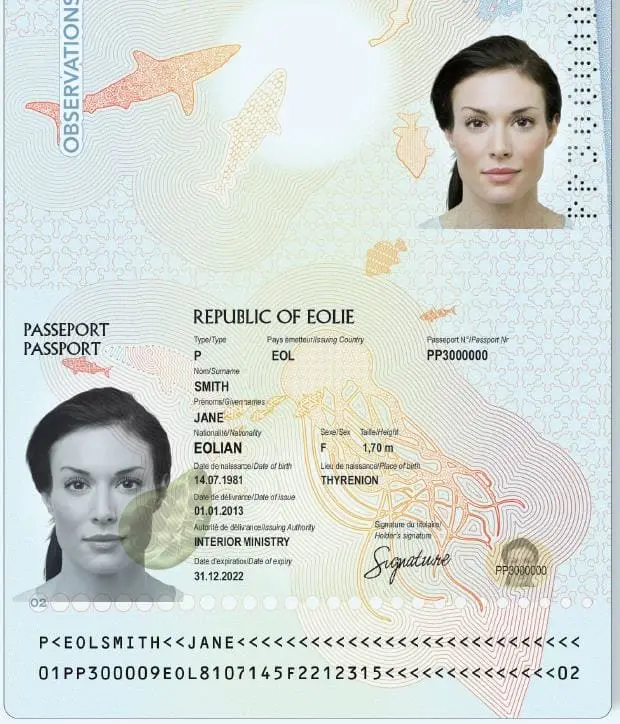
#> input picture data/passport-1-jpeg.webp, 620 x 724 px; its folder holds only this picture in this run
$ python -i preprocess.py   (imports and definitions only)
#> lines starting #> are read from the running program, lines starting #| are printed output that depends on the picture; after the words box and inside, x2 and y2 are one past the last pixel; in counts of white or black regions, pixels touching at a corner belong together
#> further down, picture is the input picture: shape (724, 620, 3); mean B, G, R 211.7, 216.6, 210.5
"""
Module de pretraitement d'images pour ameliorer la qualite de l'OCR.

Pipeline applique :
1. Mise a l'echelle (les photos trop petites/basse resolution sont agrandies,
   Tesseract est nettement moins fiable en dessous d'une certaine taille de
   caracteres).
2. Redressement automatique (deskew) : corrige les photos prises legerement
   de travers, frequentes quand le document est photographie a la main.
3. Amelioration du contraste (CLAHE) : aide sur les photos avec un eclairage
   inegal ou un contraste faible (ombres, reflets).
4. Debruitage puis seuillage pour obtenir une image nette en noir et blanc.

`preprocess_variants*` genere plusieurs versions pretraitees de la meme
image (seuillage adaptatif, seuillage d'Otsu, niveaux de gris simples) car
selon la qualite du document, l'une ou l'autre donne un bien meilleur
resultat OCR. Le module ocr.extractor essaie ces variantes et garde celle
qui produit le texte le plus fiable, au lieu de se reposer sur un seul
pretraitement fixe qui echoue parfois silencieusement.
"""

import cv2
import numpy as np

# Dimension minimale (plus petit cote) visee avant OCR. En dessous, Tesseract
# perd beaucoup en fiabilite car les caracteres deviennent trop petits.
TARGET_MIN_DIMENSION = 1200
MAX_UPSCALE_FACTOR = 3.0


def _load_image(image_path):
    img = cv2.imread(image_path)
    if img is None:
        raise FileNotFoundError(f"Impossible de charger l'image : {image_path}")
    return img


def _to_gray(img_array):
    """Convertit en niveaux de gris si besoin (gere les images deja en gris)."""
    if img_array.ndim == 2:
        return img_array
    return cv2.cvtColor(img_array, cv2.COLOR_BGR2GRAY)
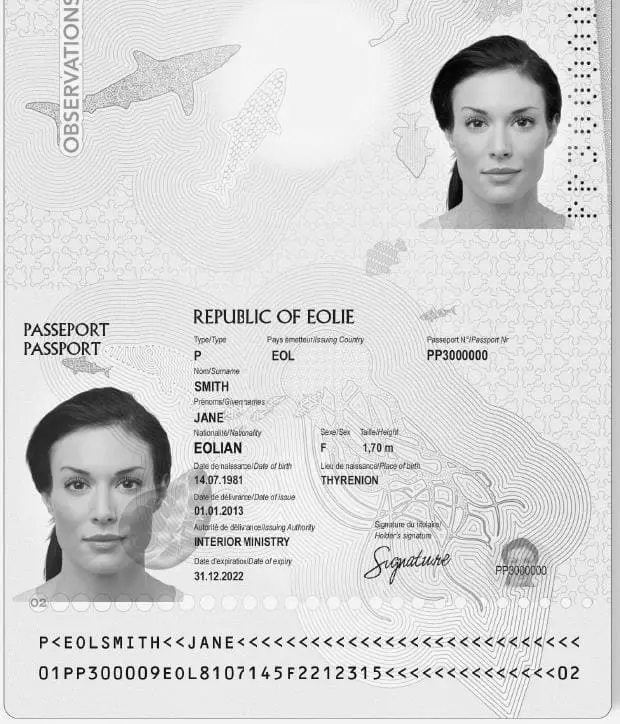
#> returned value: shape (724, 620); min 0, max 255, mean 214.2


def _resize_if_small(gray):
    """Agrandit l'image si elle est trop petite pour un OCR fiable (ne la
    retrecit jamais : retrecir perdrait de l'information utile)."""
    h, w = gray.shape[:2]
#> h = 724; w = 620
    smallest_side = min(h, w)
#> smallest_side = 620
    if smallest_side <= 0 or smallest_side >= TARGET_MIN_DIMENSION:
        return gray
    factor = min(TARGET_MIN_DIMENSION / smallest_side, MAX_UPSCALE_FACTOR)
#> factor = 1.94
    if factor <= 1.01:
        return gray
    return cv2.resize(gray, None, fx=factor, fy=factor, interpolation=cv2.INTER_CUBIC)
#> returned value: shape (1401, 1200)


def _deskew(gray):
    """
    Detecte et corrige une legere inclinaison de l'image (photo prise de
    travers) en se basant sur l'orientation du contour englobant des pixels
    de texte/contenu sombre.
    """
    _, thresh = cv2.threshold(gray, 0, 255, cv2.THRESH_BINARY_INV + cv2.THRESH_OTSU)
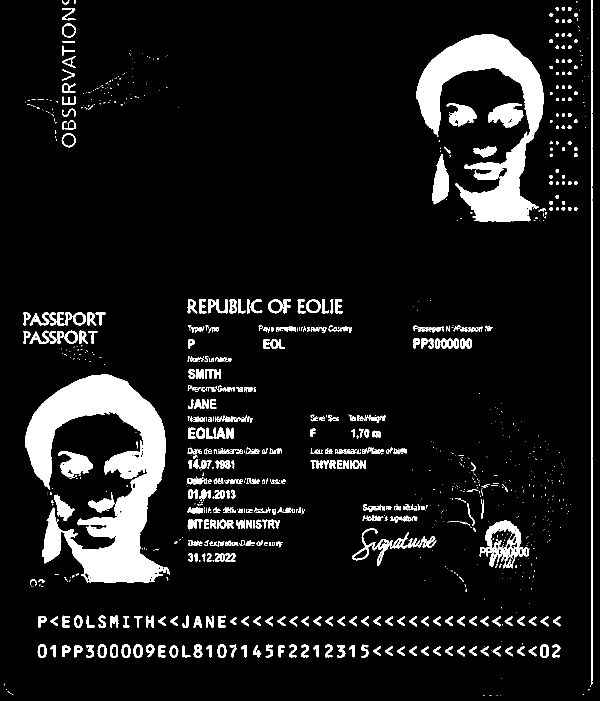
#> thresh: shape (1401, 1200) (shown at 1/2 size); 9.2% white; 1034 white regions (586 under 20 px), largest, box (x1, y1, x2, y2) and area: (50, 749, 332, 1165) 52114, (833, 68, 1088, 443) 33401, (959, 1041, 1058, 1137) 3446
    coords = np.column_stack(np.where(thresh > 0))
#> coords = 154581 pairs, first value 0 to 1390, second value 8 to 1184
    if coords.shape[0] < 50:
        return gray  # Pas assez de pixels pour estimer un angle fiable

    raw_angle = cv2.minAreaRect(coords)[-1]
#> raw_angle = -90
    # cv2.minAreaRect a change de convention d'angle plusieurs fois selon les
    # versions d'OpenCV (par ex. [0, 90) depuis la 4.5, mais de nouveau
    # (-90, 0] avec la 5.0 testee en aout 2026 -- voir memoire, chapitre 4).
    # Plutot que de coder en dur une hypothese liee a une version precise
    # (fragile : elle s'est deja cassee une fois), on se base sur le fait
    # que ces conventions ne different que d'un multiple de 90 degres : le
    # modulo 90 retombe donc sur l'inclinaison reelle quelle que soit la
    # convention utilisee par la version d'OpenCV installee (verifie
    # empiriquement sur les versions 4.9 et 5.0 : 84°/-6° et -82°/-6°
    # donnent tous les deux 8° apres ce calcul pour une image inclinee de
    # 8°). On ramene ensuite ce resultat dans (-45, 45] pour obtenir
    # l'inclinaison signee reelle.
    angle = raw_angle % 90
#> angle = 0
    if angle > 45:
        angle = angle - 90

    # On ne corrige que les inclinaisons "raisonnables" (photo de travers).
    # Au-dela, l'angle detecte est probablement faux (mise en page complexe,
    # photo/texte multiples) et une rotation forcee ferait plus de mal que de bien.
    if abs(angle) < 0.3 or abs(angle) > 20:
        return gray

    h, w = gray.shape[:2]
    center = (w // 2, h // 2)
    # cv2.minAreaRect renvoie l'angle d'inclinaison du contenu DANS le meme
    # sens que celui utilise par cv2.getRotationMatrix2D : pour corriger
    # (annuler) cette inclinaison il faut donc tourner de -angle, sinon on
    # tourne deux fois dans le meme sens et on double l'inclinaison au lieu
    # de la supprimer (verifie empiriquement : avec +angle, une photo
    # inclinee de 8° devient totalement illisible pour l'OCR ; avec -angle,
    # elle redevient droite).
    matrix = cv2.getRotationMatrix2D(center, -angle, 1.0)
    return cv2.warpAffine(
        gray, matrix, (w, h), flags=cv2.INTER_CUBIC, borderMode=cv2.BORDER_REPLICATE
    )


def _enhance_contrast(gray):
    """CLAHE (egalisation d'histogramme adaptative) : ameliore le contraste
    localement, utile sur les photos avec ombres/eclairage inegal."""
    clahe = cv2.createCLAHE(clipLimit=2.0, tileGridSize=(8, 8))
    return clahe.apply(gray)
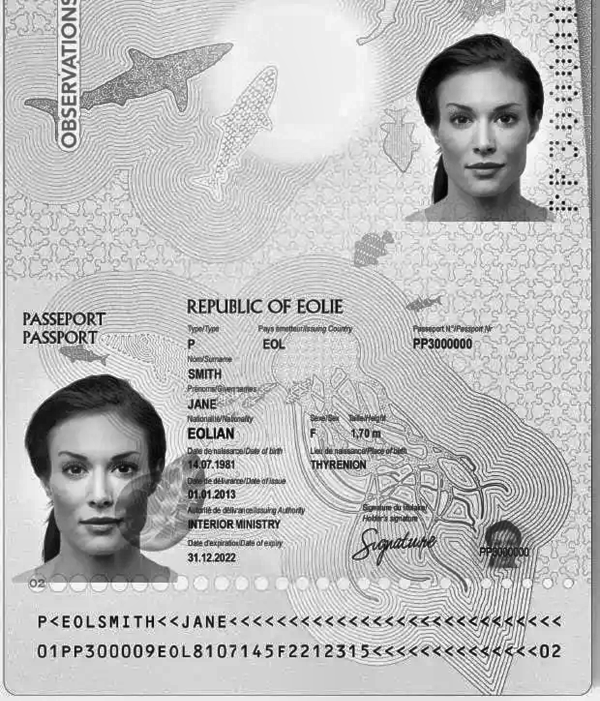
#> returned value: shape (1401, 1200) (shown at 1/2 size); min 0, max 255, mean 187.6


def _denoise(gray):
    return cv2.fastNlMeansDenoising(gray, h=10)


def _adaptive_binarize(gray):
    return cv2.adaptiveThreshold(
        gray, 255, cv2.ADAPTIVE_THRESH_GAUSSIAN_C, cv2.THRESH_BINARY, 25, 10
    )
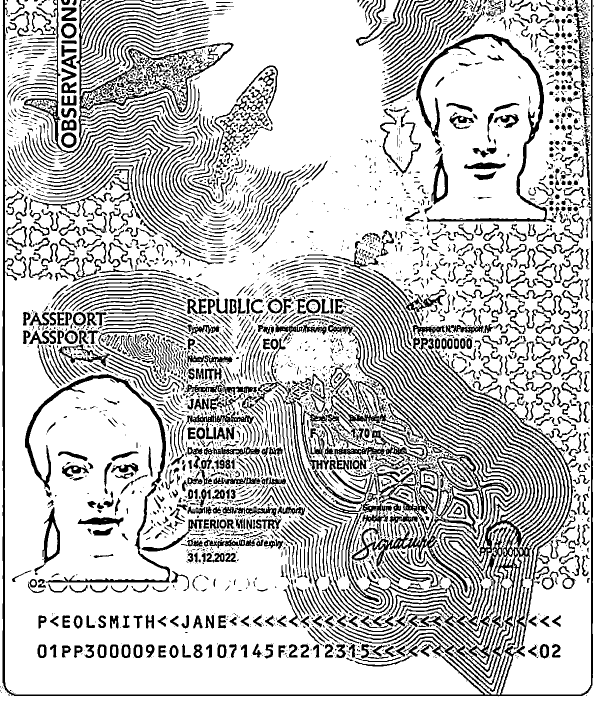
#> returned value: shape (1401, 1200) (shown at 1/2 size); 76.9% white; 3579 black regions (1973 under 20 px), largest, box (x1, y1, x2, y2) and area: (5, 0, 1186, 1393) 63215, (19, 0, 467, 312) 14143, (832, 68, 1111, 445) 7631


def _otsu_binarize(gray):
    _, binary = cv2.threshold(gray, 0, 255, cv2.THRESH_BINARY + cv2.THRESH_OTSU)
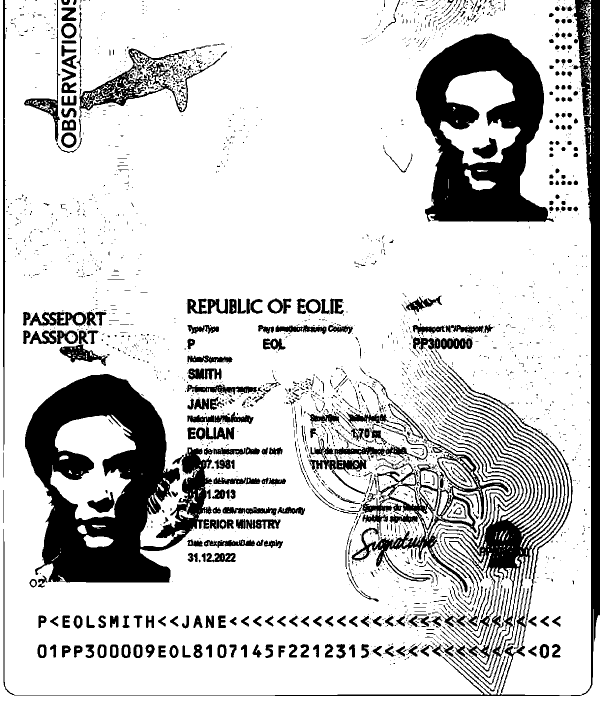
#> binary: shape (1401, 1200) (shown at 1/2 size); 80.8% white; 2424 black regions (1896 under 20 px), largest, box (x1, y1, x2, y2) and area: (50, 748, 425, 1165) 79691, (832, 67, 1108, 444) 56405, (7, 0, 1200, 1392) 35332
    return binary


def _common_pipeline(img_array):
    """Etapes communes a toutes les variantes : niveaux de gris, mise a
    l'echelle, redressement, contraste, debruitage."""
    gray = _to_gray(img_array)
    gray = _resize_if_small(gray)
    gray = _deskew(gray)
    gray = _enhance_contrast(gray)
    gray = _denoise(gray)
    return gray


def preprocess_image(image_path):
    """
    Charge et pretraite une image pour l'OCR (pipeline par defaut :
    mise a l'echelle + redressement + contraste + debruitage + seuillage
    adaptatif). Retourne l'image pretraitee (numpy array).

    Conservee pour compatibilite : utiliser preprocess_variants() permet
    d'obtenir plusieurs variantes et generalement un meilleur resultat.
    """
    img = _load_image(image_path)
    gray = _common_pipeline(img)
    return _adaptive_binarize(gray)


def preprocess_image_from_array(img_array):
    """Pretraite une image deja chargee en memoire (numpy array BGR ou gris)."""
    gray = _common_pipeline(img_array)
    return _adaptive_binarize(gray)


def _color_channel_variants(img_array):
    """
    Isole chaque canal de couleur (bleu, vert, rouge) d'une image couleur.

    Beaucoup de documents d'identite (titres de sejour, certaines CNI)
    impregnent un motif de securite decoratif (guillochage, filigrane) dans
    une couleur specifique en arriere-plan du texte. La conversion en gris
    standard (moyenne ponderee des 3 canaux) melange ce motif au texte et
    degrade fortement l'OCR. En isolant un seul canal, le texte (sombre sur
    les 3 canaux) ressort souvent bien plus net des lors que le motif de
    fond est domine par une couleur complementaire a ce canal.

    Retourne un dict vide si l'image est deja en niveaux de gris.
    """
    if img_array.ndim < 3:
        return {}
    b, g, r = cv2.split(img_array)
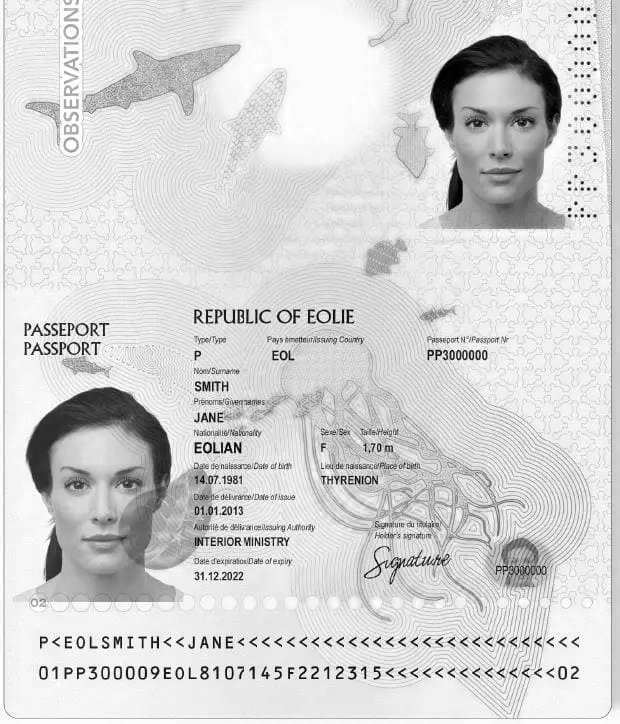
#> b: shape (724, 620); min 0, max 255, mean 211.7
    return {"canal_bleu": b, "canal_vert": g, "canal_rouge": r}


def preprocess_variants_from_array(img_array):
    """
    Genere plusieurs variantes pretraitees de la meme image. Selon la
    qualite du document (photo floue, scan net, eclairage inegal, fond de
    securite colore...), une variante peut donner un bien meilleur resultat
    OCR qu'une autre.

    Returns:
        dict {nom_variante: image numpy} ; les variantes "adaptive"/"otsu"/
        "gris" partagent le meme redressement/contraste/debruitage (seul le
        seuillage final differe), les variantes "canal_*" repetent tout le
        pipeline a partir d'un seul canal de couleur isole (utile sur les
        fonds guilloches/colores, cf. _color_channel_variants).
    """
    gray = _common_pipeline(img_array)
    variants = {
        "adaptive": _adaptive_binarize(gray),
        "otsu": _otsu_binarize(gray),
        "gris": gray,  # Parfois Tesseract se debrouille mieux sans binarisation
    }

    for name, channel in _color_channel_variants(img_array).items():
        channel_gray = _common_pipeline(channel)
        variants[name] = channel_gray
        variants[f"{name}_otsu"] = _otsu_binarize(channel_gray)
#> this loop made 3 passes
#> name on passes 1 to 3: 'canal_bleu', 'canal_vert', 'canal_rouge'
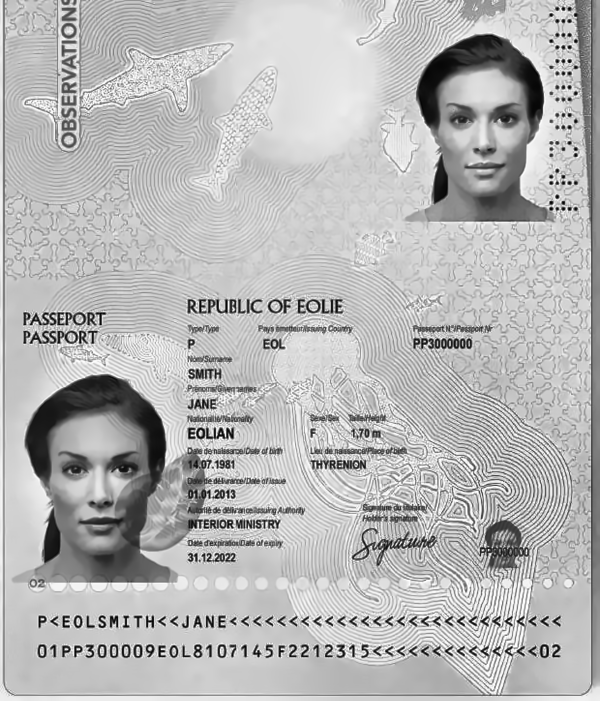
#> channel_gray: shape (1401, 1200) (shown at 1/2 size); min 0, max 255, mean 182.4
#> after the loop, variants = 9 items

    return variants


def preprocess_variants(image_path):
    """Comme preprocess_variants_from_array, a partir d'un chemin de fichier."""
    img = _load_image(image_path)
    return preprocess_variants_from_array(img)

>>> import cv2
>>> picture = cv2.imread('../data/passport-1-jpeg.webp')
>>> result = preprocess_variants_from_array(picture)
#> result = 9 items
